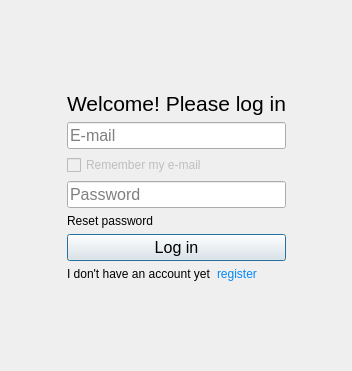
<?xml version="1.0" encoding="UTF-8"?>
<ui version="4.0">
 <class>Dialog</class>
 <widget class="QDialog" name="Dialog">
  <property name="geometry">
   <rect>
    <x>0</x>
    <y>0</y>
    <width>352</width>
    <height>371</height>
   </rect>
  </property>
  <property name="windowTitle">
   <string>Sign up</string>
  </property>
  <widget class="QWidget" name="layoutWidget">
   <property name="geometry">
    <rect>
     <x>10</x>
     <y>10</y>
     <width>332</width>
     <height>351</height>
    </rect>
   </property>
   <layout class="QHBoxLayout" name="horizontalLayout_2">
    <item>
     <spacer name="horizontalSpacer">
      <property name="orientation">
       <enum>Qt::Orientation::Horizontal</enum>
      </property>
      <property name="sizeHint" stdset="0">
       <size>
        <width>40</width>
        <height>20</height>
       </size>
      </property>
     </spacer>
    </item>
    <item>
     <layout class="QVBoxLayout" name="verticalLayout_2">
      <item>
       <spacer name="verticalSpacer">
        <property name="orientation">
         <enum>Qt::Orientation::Vertical</enum>
        </property>
        <property name="sizeHint" stdset="0">
         <size>
          <width>20</width>
          <height>40</height>
         </size>
        </property>
       </spacer>
      </item>
      <item>
       <layout class="QVBoxLayout" name="verticalLayout">
        <item>
         <widget class="QLabel" name="label_4">
          <property name="font">
           <font>
            <pointsize>16</pointsize>
           </font>
          </property>
          <property name="text">
           <string>&lt;html&gt;&lt;head/&gt;&lt;body&gt;&lt;p align=&quot;center&quot;&gt;Welcome! Please log in&lt;/p&gt;&lt;/body&gt;&lt;/html&gt;</string>
          </property>
         </widget>
        </item>
        <item>
         <widget class="QLineEdit" name="lineEdit">
          <property name="font">
           <font>
            <pointsize>12</pointsize>
           </font>
          </property>
          <property name="placeholderText">
           <string>E-mail</string>
          </property>
         </widget>
        </item>
        <item>
         <widget class="QCheckBox" name="checkBox">
          <property name="enabled">
           <bool>false</bool>
          </property>
          <property name="text">
           <string>Remember my e-mail</string>
          </property>
         </widget>
        </item>
        <item>
         <widget class="QLineEdit" name="lineEdit_2">
          <property name="font">
           <font>
            <pointsize>12</pointsize>
           </font>
          </property>
          <property name="placeholderText">
           <string>Password</string>
          </property>
         </widget>
        </item>
        <item>
         <widget class="QLabel" name="label_3">
          <property name="enabled">
           <bool>true</bool>
          </property>
          <property name="styleSheet">
           <string notr="true">QLabel:hover {
    text-decoration: underline;
}
</string>
          </property>
          <property name="text">
           <string>&lt;html&gt;&lt;head/&gt;&lt;body&gt;&lt;p&gt;Reset password&lt;/p&gt;&lt;/body&gt;&lt;/html&gt;</string>
          </property>
         </widget>
        </item>
        <item>
         <widget class="QPushButton" name="pushButton">
          <property name="font">
           <font>
            <pointsize>12</pointsize>
           </font>
          </property>
          <property name="text">
           <string>Log in</string>
          </property>
         </widget>
        </item>
        <item>
         <layout class="QHBoxLayout" name="horizontalLayout">
          <item>
           <widget class="QLabel" name="label">
            <property name="text">
             <string>I don't have an account yet</string>
            </property>
           </widget>
          </item>
          <item>
           <widget class="QLabel" name="label_2">
            <property name="styleSheet">
             <string notr="true">QLabel {
    color: #0388fc;
}
QLabel:hover {
    text-decoration: underline;
}
</string>
            </property>
            <property name="text">
             <string>&lt;html&gt;&lt;head/&gt;&lt;body&gt;&lt;p&gt;register&lt;/p&gt;&lt;/body&gt;&lt;/html&gt;</string>
            </property>
           </widget>
          </item>
         </layout>
        </item>
       </layout>
      </item>
      <item>
       <spacer name="verticalSpacer_2">
        <property name="orientation">
         <enum>Qt::Orientation::Vertical</enum>
        </property>
        <property name="sizeHint" stdset="0">
         <size>
          <width>20</width>
          <height>40</height>
         </size>
        </property>
       </spacer>
      </item>
     </layout>
    </item>
    <item>
     <spacer name="horizontalSpacer_2">
      <property name="orientation">
       <enum>Qt::Orientation::Horizontal</enum>
      </property>
      <property name="sizeHint" stdset="0">
       <size>
        <width>40</width>
        <height>20</height>
       </size>
      </property>
     </spacer>
    </item>
   </layout>
  </widget>
 </widget>
 <resources/>
 <connections/>
</ui>
